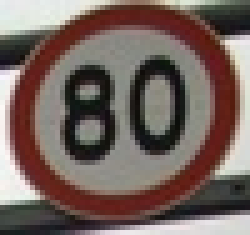
//> input picture renwu3/dataset/template/template_1.jpg, 50 x 47 px, shrunk from 205 x 191 before the run (shown 5 times larger)
$ ./main   (built with g++ and OpenCV 4)
//> lines starting //> are read from the running program, lines starting //| are printed output that depends on the picture
#include <opencv2/opencv.hpp>
#include <opencv2/xfeatures2d.hpp>
#include <iostream>
#include <filesystem>
#include<string>
#include<vector>
using namespace cv;
using namespace cv::xfeatures2d;
using namespace std;
namespace fs = std::filesystem;
const float kRatioThresh = 0.7f;
int main() {
     //查看是否正确输入图像
    //读取图像
    fs::path folderPath = "./dataset/archive";
    fs::path folderPath_ = "./dataset/template";
    for (const auto& entry : fs::directory_iterator(folderPath))
    {
    	cv::Mat img1_1 = cv::imread("./dataset/template/template_1.jpg", cv::IMREAD_GRAYSCALE);
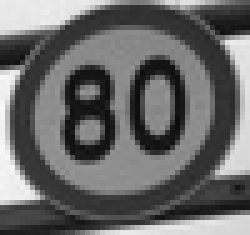
//> img1_1: 47 rows x 50 cols, CV_8UC1 (shown 5 times larger); min 12, max 249, mean 105
    	cv::Mat img2 = cv::imread(entry.path(), cv::IMREAD_GRAYSCALE);
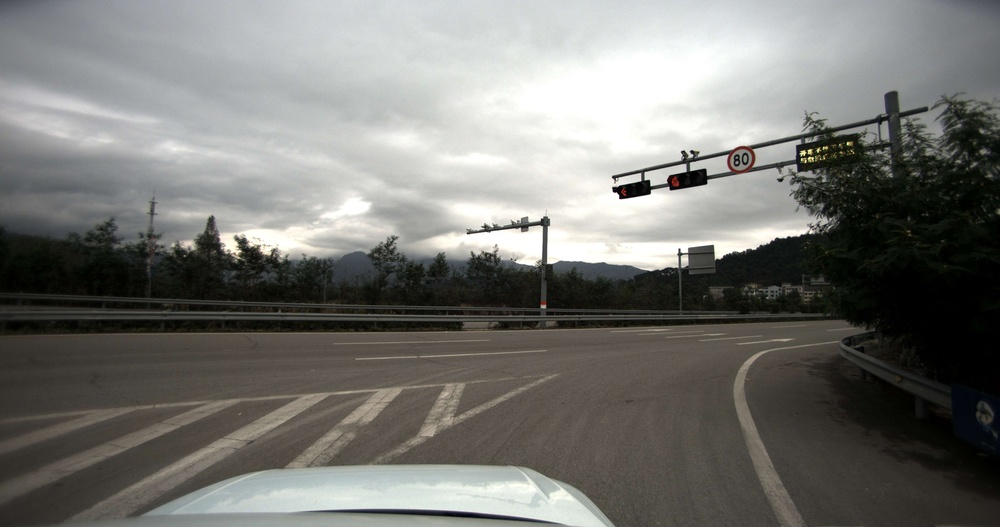
//> input picture renwu3/dataset/archive/20221125_150751_52_ID1640.jpg, 1000 x 527 px, shrunk from 4096 x 2160 before the run
//> img2: 527 rows x 1000 cols, CV_8UC1; min 0, max 255, mean 118.7
    // 创建 SIFT 检测器
    cv::Ptr<cv::SIFT> sift = cv::SIFT::create();

    vector<cv::KeyPoint> keypoints1_1, keypoints2_1;
    cv::Mat descriptors1_1, descriptors2_1;

    sift -> detectAndCompute(img1_1,cv::Mat(),keypoints1_1, descriptors1_1);
//> keypoints1_1 = 20 keypoints; strongest (x, y, size): (17, 18, 2.3), (18, 26, 3.1), (5, 38, 3.2), (46, 33, 3.3)
    sift -> detectAndCompute(img2, cv::Mat(),keypoints2_1,descriptors2_1);
//> keypoints2_1 = 1002 keypoints; strongest (x, y, size): (803, 153, 3.3), (641, 189, 12), (626, 191, 11.7), (615, 189, 4.1)

    //创建FLANN匹配器
    cv::Ptr<cv::FlannBasedMatcher> flannmatcher = cv::FlannBasedMatcher::create();
    //匹配关键点
    vector<vector<cv::DMatch>> matches_1;
    flannmatcher -> knnMatch(descriptors1_1, descriptors2_1, matches_1, 2);
//> matches_1 = 20 matches

    //根据最近邻次近邻距离比来筛选特征点
    vector<cv::DMatch> good_matches_1;
    for(size_t i=0;i<matches_1.size();i++)
    {
        if(matches_1[i][0].distance < kRatioThresh*matches_1[i][1].distance)
        {
            good_matches_1.push_back(matches_1[i][0]);
        }
    }
//> this loop made 20 passes
    cv::Mat img1_2 = cv::imread("./dataset/template/template_2.jpg", cv::IMREAD_GRAYSCALE);
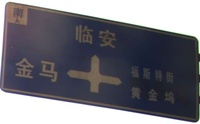
//> input picture renwu3/dataset/template/template_2.jpg, 200 x 124 px, shrunk from 818 x 508 before the run
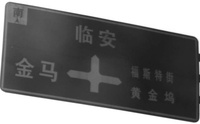
//> img1_2: 124 rows x 200 cols, CV_8UC1; min 25, max 255, mean 117.3
    //cv::Mat img2 = cv::imread(entry.path(), cv::IMREAD_GRAYSCALE);
    // 创建 SIFT 检测器
    //cv::Ptr<cv::SIFT> sift = cv::SIFT::create();

    vector<cv::KeyPoint> keypoints1_2, keypoints2_2;
    cv::Mat descriptors1_2, descriptors2_2;

    sift -> detectAndCompute(img1_2,cv::Mat(),keypoints1_2, descriptors1_2);
//> keypoints1_2 = 79 keypoints; strongest (x, y, size): (142, 58, 47.3), (192, 40, 6.3), (34, 12, 9.3), (14, 11, 10.3)
    sift -> detectAndCompute(img2, cv::Mat(),keypoints2_2,descriptors2_2);
//> keypoints2_2 has the same summary as keypoints2_1

    //创建FLANN匹配器
    //cv::Ptr<cv::FlannBasedMatcher> flannmatcher = cv::FlannBasedMatcher::create();
    //匹配关键点
    vector<vector<cv::DMatch>> matches_2;
    flannmatcher -> knnMatch(descriptors1_2, descriptors2_2, matches_2, 2);
//> matches_2 = 79 matches

    //根据最近邻次近邻距离比来筛选特征点
    vector<cv::DMatch> good_matches_2;
    for(size_t i=0;i<matches_2.size();i++)
    {
        if(matches_2[i][0].distance < kRatioThresh*matches_2[i][1].distance)
        {
            good_matches_2.push_back(matches_2[i][0]);
        }
    }
//> this loop made 79 passes
//> after the loop, good_matches_2 = 0 matches
     cv::Mat img1_3 = cv::imread("./dataset/template/template_1.jpg", cv::IMREAD_GRAYSCALE);
    //cv::Mat img2 = cv::imread(entry.path(), cv::IMREAD_GRAYSCALE);
    // 创建 SIFT 检测器
    //cv::Ptr<cv::SIFT> sift = cv::SIFT::create();

    vector<cv::KeyPoint> keypoints1_3, keypoints2_3;
    cv::Mat descriptors1_3, descriptors2_3;

    sift -> detectAndCompute(img1_3,cv::Mat(),keypoints1_3, descriptors1_3);
//> keypoints1_3 has the same summary as keypoints1_1
    sift -> detectAndCompute(img2, cv::Mat(),keypoints2_3,descriptors2_3);
//> keypoints2_3 has the same summary as keypoints2_1

    //创建FLANN匹配器
    //cv::Ptr<cv::FlannBasedMatcher> flannmatcher = cv::FlannBasedMatcher::create();
    //匹配关键点
    vector<vector<cv::DMatch>> matches_3;
    flannmatcher -> knnMatch(descriptors1_3, descriptors2_3, matches_3, 2);
//> matches_3 = 20 matches

    //根据最近邻次近邻距离比来筛选特征点
    vector<cv::DMatch> good_matches_3;
    for(size_t i=0;i<matches_3.size();i++)
    {
        if(matches_3[i][0].distance < kRatioThresh*matches_3[i][1].distance)
        {
            good_matches_3.push_back(matches_1[i][0]);
        }
    }
    int w=0;
    static int m=1;
		if(good_matches_1.size()>good_matches_2.size()&&good_matches_1.size()>good_matches_3.size()&&good_matches_1.size()>7)
    	{
    		 cv::Mat img_matches;
    cv::drawMatches(img1_1,keypoints1_1, img2, keypoints2_1, good_matches_1, img_matches);

    //显示匹配结果
    cv::imshow("Matches",img_matches);
    cv::waitKey(10);
    string str=to_string(m);
	imwrite("./wuyu/"+str+".jpg",img_matches);
	m++;
    	}
    	else if(good_matches_2.size()>good_matches_1.size()&&good_matches_2.size()>good_matches_3.size()&&good_matches_2.size()>7)
    	{
    		 cv::Mat img_matches;
    cv::drawMatches(img1_2,keypoints1_2, img2, keypoints2_2, good_matches_2, img_matches);

    //显示匹配结果
    cv::imshow("Matches",img_matches);
    cv::waitKey(10);
    string str=to_string(m);
	imwrite("./wuyu/"+str+".jpg",img_matches);
	m++;
    	}
    	else if(good_matches_3.size()>good_matches_2.size()&&good_matches_3.size()>good_matches_1.size()&&good_matches_3.size()>7)
    	{
    		 cv::Mat img_matches;
    cv::drawMatches(img1_3,keypoints1_3, img2, keypoints2_3, good_matches_3, img_matches);
    //显示匹配结果
    cv::imshow("Matches",img_matches);
    cv::waitKey(10);
    string str=to_string(m);
	imwrite("./wuyu/"+str+".jpg",img_matches);
	m++;
    }
    }

    return 0;
}
